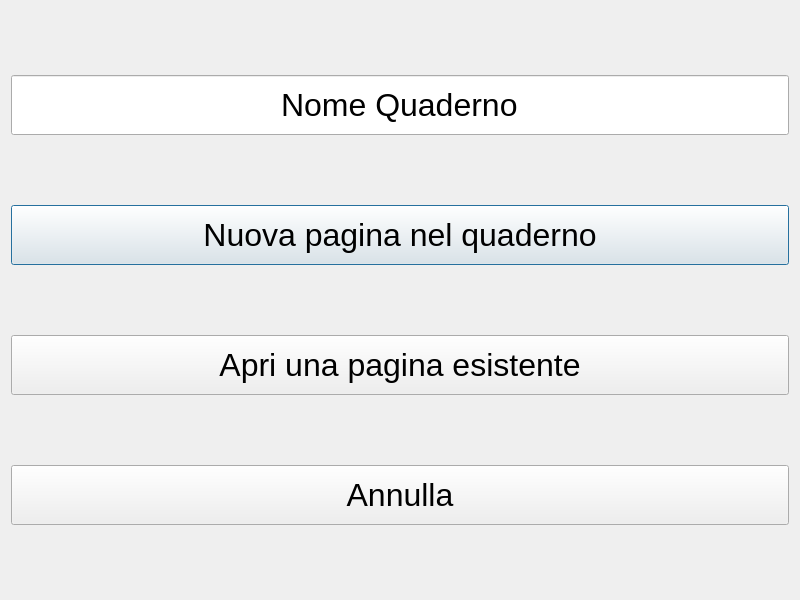
<?xml version="1.0" encoding="UTF-8"?>
<ui version="4.0">
 <class>DialogQuaderno</class>
 <widget class="QDialog" name="DialogQuaderno">
  <property name="geometry">
   <rect>
    <x>0</x>
    <y>0</y>
    <width>800</width>
    <height>600</height>
   </rect>
  </property>
  <property name="font">
   <font>
    <pointsize>24</pointsize>
   </font>
  </property>
  <property name="windowTitle">
   <string>Dialog</string>
  </property>
  <layout class="QGridLayout" name="gridLayout">
   <item row="0" column="0">
    <widget class="QLineEdit" name="lineEdit">
     <property name="minimumSize">
      <size>
       <width>0</width>
       <height>60</height>
      </size>
     </property>
     <property name="text">
      <string>Nome Quaderno</string>
     </property>
     <property name="alignment">
      <set>Qt::AlignCenter</set>
     </property>
    </widget>
   </item>
   <item row="1" column="0">
    <widget class="QPushButton" name="nuovaPushButton">
     <property name="minimumSize">
      <size>
       <width>0</width>
       <height>60</height>
      </size>
     </property>
     <property name="text">
      <string>Nuova pagina nel quaderno</string>
     </property>
    </widget>
   </item>
   <item row="2" column="0">
    <widget class="QPushButton" name="apriPushButton">
     <property name="minimumSize">
      <size>
       <width>0</width>
       <height>60</height>
      </size>
     </property>
     <property name="text">
      <string>Apri una pagina esistente</string>
     </property>
    </widget>
   </item>
   <item row="3" column="0">
    <widget class="QPushButton" name="pushButton">
     <property name="minimumSize">
      <size>
       <width>0</width>
       <height>60</height>
      </size>
     </property>
     <property name="text">
      <string>Annulla</string>
     </property>
    </widget>
   </item>
  </layout>
 </widget>
 <resources/>
 <connections>
  <connection>
   <sender>pushButton</sender>
   <signal>clicked()</signal>
   <receiver>DialogQuaderno</receiver>
   <slot>reject()</slot>
   <hints>
    <hint type="sourcelabel">
     <x>127</x>
     <y>509</y>
    </hint>
    <hint type="destinationlabel">
     <x>149</x>
     <y>568</y>
    </hint>
   </hints>
  </connection>
  <connection>
   <sender>apriPushButton</sender>
   <signal>clicked()</signal>
   <receiver>DialogQuaderno</receiver>
   <slot>apri()</slot>
   <hints>
    <hint type="sourcelabel">
     <x>370</x>
     <y>392</y>
    </hint>
    <hint type="destinationlabel">
     <x>378</x>
     <y>418</y>
    </hint>
   </hints>
  </connection>
  <connection>
   <sender>nuovaPushButton</sender>
   <signal>clicked()</signal>
   <receiver>DialogQuaderno</receiver>
   <slot>nuova()</slot>
   <hints>
    <hint type="sourcelabel">
     <x>306</x>
     <y>262</y>
    </hint>
    <hint type="destinationlabel">
     <x>325</x>
     <y>307</y>
    </hint>
   </hints>
  </connection>
 </connections>
 <slots>
  <slot>nuova()</slot>
  <slot>apri()</slot>
 </slots>
</ui>
